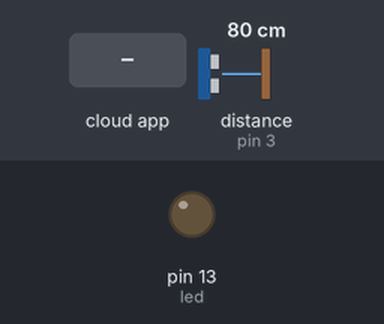
A sketch run on a simulated Arduino Uno, built with avr-gcc and run on an emulated ATmega328P. On the bench: output pins drawn as LEDs (lit = HIGH). Inputs (shaded band) come from the test bench; at power-on: distance to the obstacle (sensor on pin 3) 80 cm. The echo pulse lasts 58.3 µs per cm; the ROS host is connected and sends only what is stated.

Above: at 1.2 s.
1.3 s: the phone or cloud app sets chatter to 45
At 2.5 s:
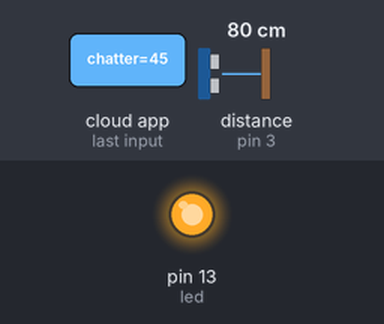
2.8 s: the phone or cloud app sets chatter to 90
At 4.0 s:
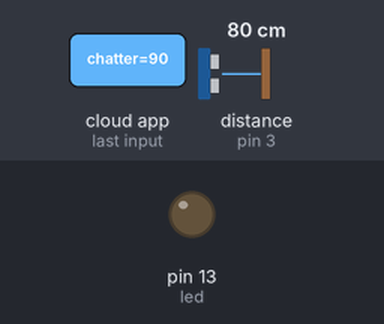
4.3 s: the phone or cloud app sets chatter to 180
At 5.4 s:
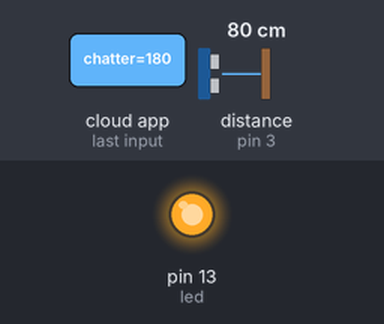
Timing chart, 0 to 7.3 s (numbered marks = the images above; inputs shaded):
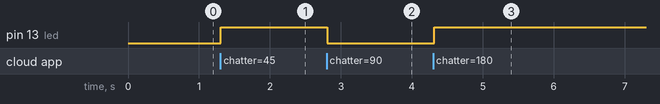

Measured:
- after the input at 1.3 s, pin 13 (led): LOW → HIGH at once
- after the input at 2.8 s, pin 13 (led): HIGH → LOW at once
- after the input at 4.3 s, pin 13 (led): LOW → HIGH at once

The sketch:

us_pub.ino
```cpp
/*
 * rosserial PubSub Example
 * Prints "hello world!" and toggles led
 */

#include <ros.h>
#include <std_msgs/Float32.h>
#include <std_msgs/Int32.h>
#include <NewPing.h>

#define TRIGGER_PIN  2
#define ECHO_PIN     3
#define MAX_DISTANCE 200

NewPing sonar(TRIGGER_PIN, ECHO_PIN, MAX_DISTANCE);

ros::NodeHandle  nh;


void messageCb( const std_msgs::Int32& toggle_msg)
{
  if (toggle_msg.data/10!=0)

  digitalWrite(13, HIGH-digitalRead(13));   // blink the led
}

ros::Subscriber<std_msgs::Int32> sub("chatter", messageCb );


std_msgs::Float32 str_msg;
ros::Publisher chatter("chatter", &str_msg);

//char hello[13] = "hello world!";

void setup()
{
  pinMode(13, OUTPUT);
  nh.initNode();
  nh.advertise(chatter);
  nh.subscribe(sub);
}

void loop()
{
  str_msg.data = sonar.ping_cm();
  chatter.publish( &str_msg );
  nh.spinOnce();
  delay(10);
}
```
